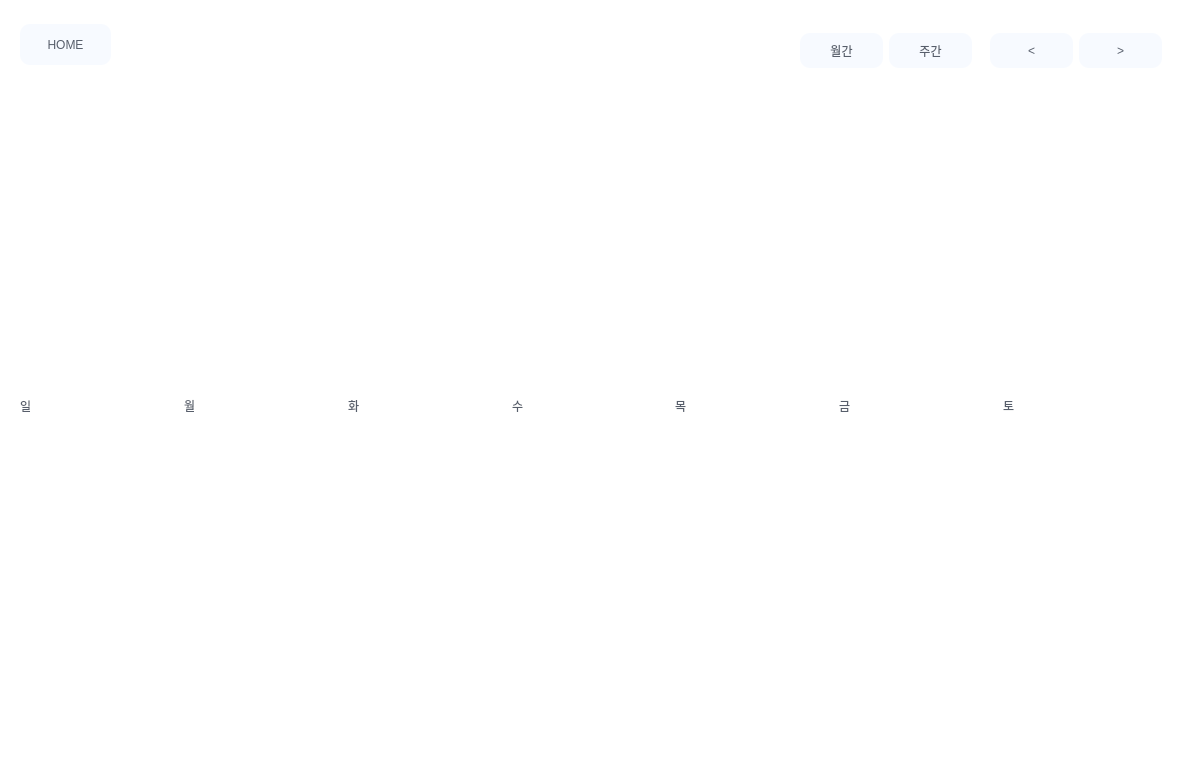
<?xml version="1.0" encoding="UTF-8"?>
<ui version="4.0">
 <class>Dialog</class>
 <widget class="QDialog" name="Dialog">
  <property name="geometry">
   <rect>
    <x>0</x>
    <y>0</y>
    <width>1186</width>
    <height>757</height>
   </rect>
  </property>
  <property name="windowTitle">
   <string>Dialog</string>
  </property>
  <property name="styleSheet">
   <string notr="true">QDialog{
	background-color: white;
}
QPushButton { 
	color: #575e6b;
	background-color: #f7faff;
	border-radius: 20px;
	height: 35px;
	font: 12pt &quot;KoPub돋움체 Light&quot;;
}
QPushButton:hover{ 
	color: #f7faff;
	background-color: #575e6b;
}
QCalendarWidget QToolButton{
	color: #575e6b;
}
#qt_calendar_navigationbar {
	color: #575e6b;
    background: #f7faff;
	font-size: 16px;
	font-color: #575e6b;
}

QTableView#today, QTableView#weeks{
	border: none;
	background-color: #f7faff;
}

QLabel{
	color: #575e6b;
	font: 15pt &quot;KoPub돋움체 Light&quot;;
	align: center;
}

QVBoxLayout#today QPushButton#pushButton{
		min-height: 35px;
}

</string>
  </property>
  <widget class="QWidget" name="horizontalLayoutWidget">
   <property name="geometry">
    <rect>
     <x>800</x>
     <y>30</y>
     <width>172</width>
     <height>41</height>
    </rect>
   </property>
   <layout class="QHBoxLayout" name="horizontalLayout">
    <item>
     <widget class="QPushButton" name="monthlyBtn">
      <property name="styleSheet">
       <string notr="true">border-radius: 10px;</string>
      </property>
      <property name="text">
       <string>월간</string>
      </property>
     </widget>
    </item>
    <item>
     <widget class="QPushButton" name="weekelyBtn">
      <property name="styleSheet">
       <string notr="true">border-radius: 10px;</string>
      </property>
      <property name="text">
       <string>주간</string>
      </property>
     </widget>
    </item>
   </layout>
  </widget>
  <widget class="QWidget" name="horizontalLayoutWidget_2">
   <property name="geometry">
    <rect>
     <x>990</x>
     <y>30</y>
     <width>172</width>
     <height>41</height>
    </rect>
   </property>
   <layout class="QHBoxLayout" name="horizontalLayout_2">
    <item>
     <widget class="QPushButton" name="prevBtn">
      <property name="styleSheet">
       <string notr="true">border-radius: 10px;</string>
      </property>
      <property name="text">
       <string>&lt;</string>
      </property>
     </widget>
    </item>
    <item>
     <widget class="QPushButton" name="nextBtn">
      <property name="styleSheet">
       <string notr="true">border-radius: 10px;</string>
      </property>
      <property name="text">
       <string>&gt;</string>
      </property>
     </widget>
    </item>
   </layout>
  </widget>
  <widget class="QPushButton" name="homeBtn">
   <property name="geometry">
    <rect>
     <x>20</x>
     <y>24</y>
     <width>91</width>
     <height>41</height>
    </rect>
   </property>
   <property name="styleSheet">
    <string notr="true">border-radius: 10px;</string>
   </property>
   <property name="text">
    <string>HOME</string>
   </property>
  </widget>
  <widget class="QWidget" name="horizontalLayoutWidget_3">
   <property name="geometry">
    <rect>
     <x>20</x>
     <y>80</y>
     <width>1141</width>
     <height>651</height>
    </rect>
   </property>
   <layout class="QHBoxLayout" name="horizontalLayout_3">
    <item>
     <layout class="QVBoxLayout" name="vLayout_sunday">
      <item>
       <widget class="QLabel" name="label">
        <property name="text">
         <string>일</string>
        </property>
       </widget>
      </item>
     </layout>
    </item>
    <item>
     <layout class="QVBoxLayout" name="vLayout_mon">
      <item>
       <widget class="QLabel" name="label_2">
        <property name="text">
         <string>월</string>
        </property>
       </widget>
      </item>
     </layout>
    </item>
    <item>
     <layout class="QVBoxLayout" name="vLayout_tue">
      <item>
       <widget class="QLabel" name="label_3">
        <property name="text">
         <string>화</string>
        </property>
       </widget>
      </item>
     </layout>
    </item>
    <item>
     <layout class="QVBoxLayout" name="vLayout_wed">
      <item>
       <widget class="QLabel" name="label_4">
        <property name="text">
         <string>수</string>
        </property>
       </widget>
      </item>
     </layout>
    </item>
    <item>
     <layout class="QVBoxLayout" name="vLayout_thur">
      <item>
       <widget class="QLabel" name="label_5">
        <property name="text">
         <string>목</string>
        </property>
       </widget>
      </item>
     </layout>
    </item>
    <item>
     <layout class="QVBoxLayout" name="vLayout_fri">
      <item>
       <widget class="QLabel" name="label_6">
        <property name="text">
         <string>금</string>
        </property>
       </widget>
      </item>
     </layout>
    </item>
    <item>
     <layout class="QVBoxLayout" name="vLayout_sunday_7">
      <item>
       <widget class="QLabel" name="label_7">
        <property name="text">
         <string>토</string>
        </property>
       </widget>
      </item>
     </layout>
    </item>
   </layout>
  </widget>
 </widget>
 <resources/>
 <connections/>
</ui>
